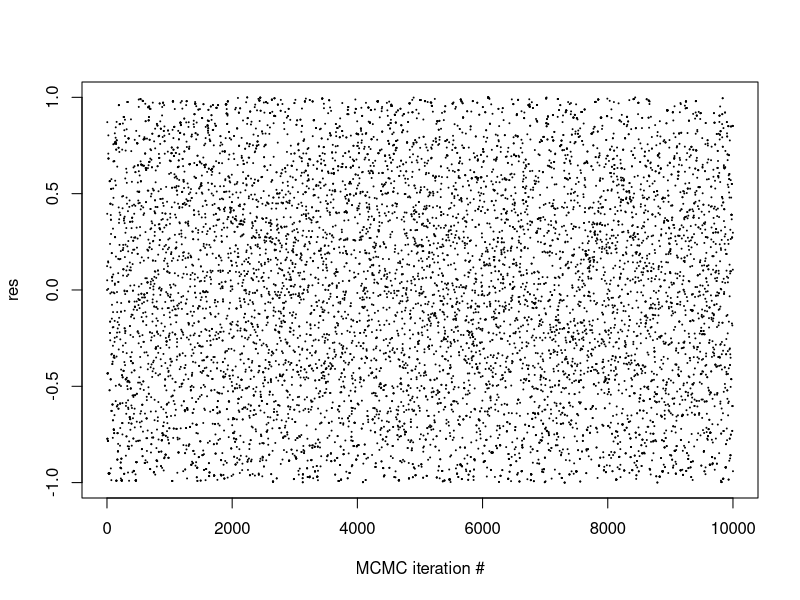
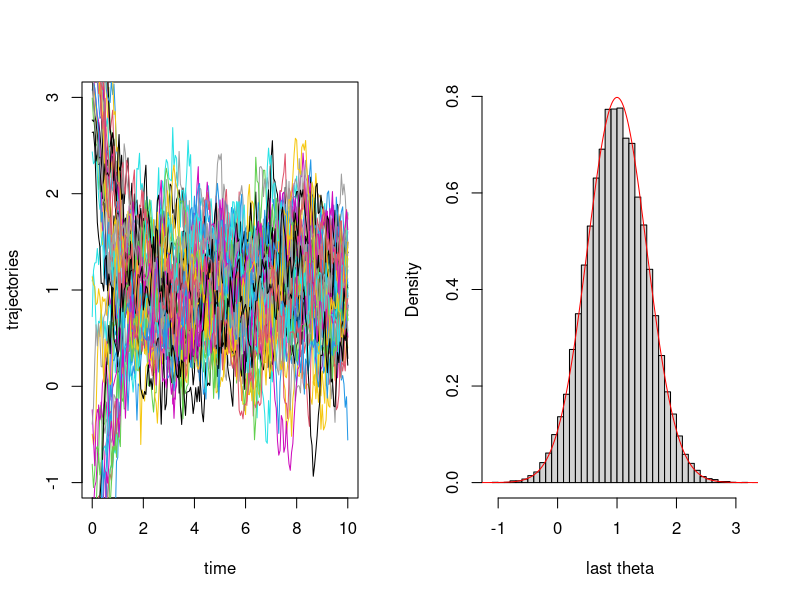
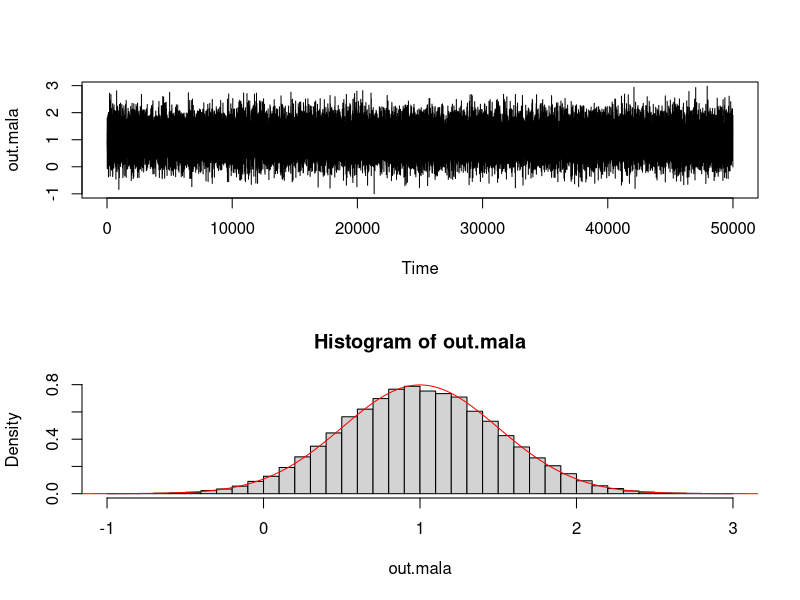
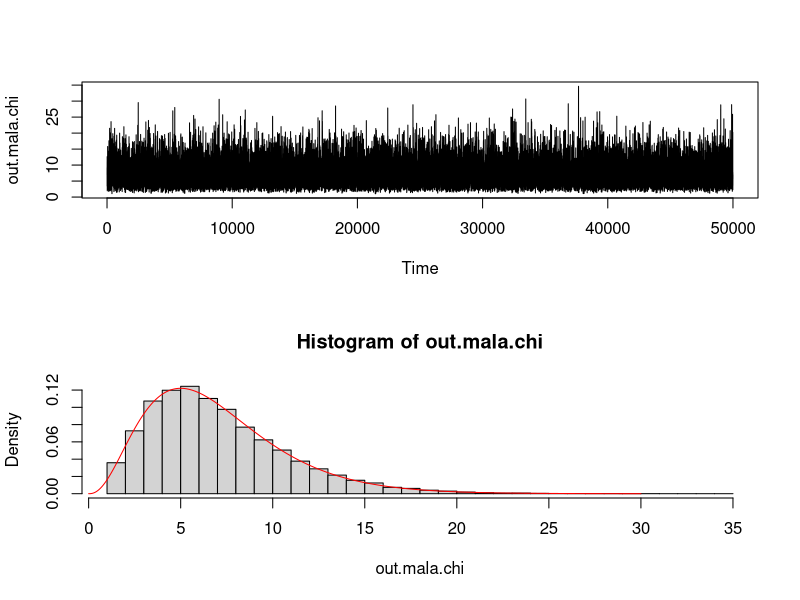
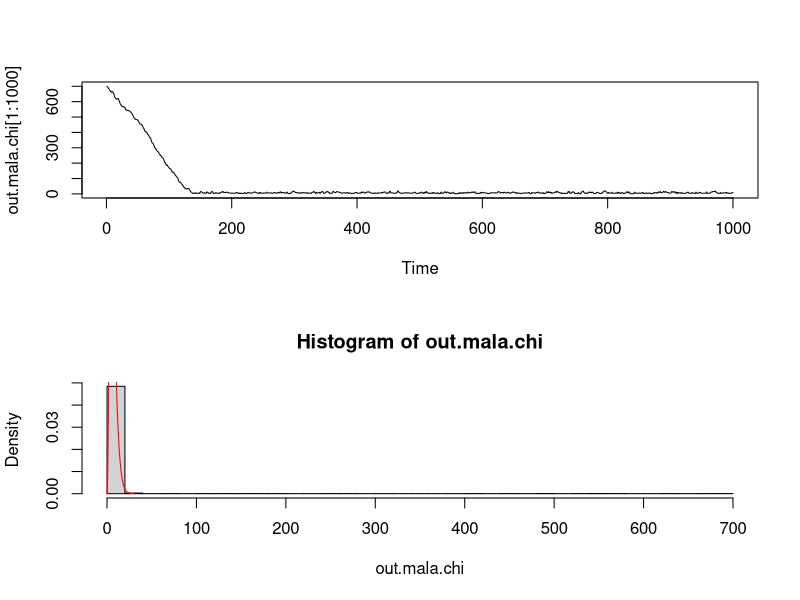
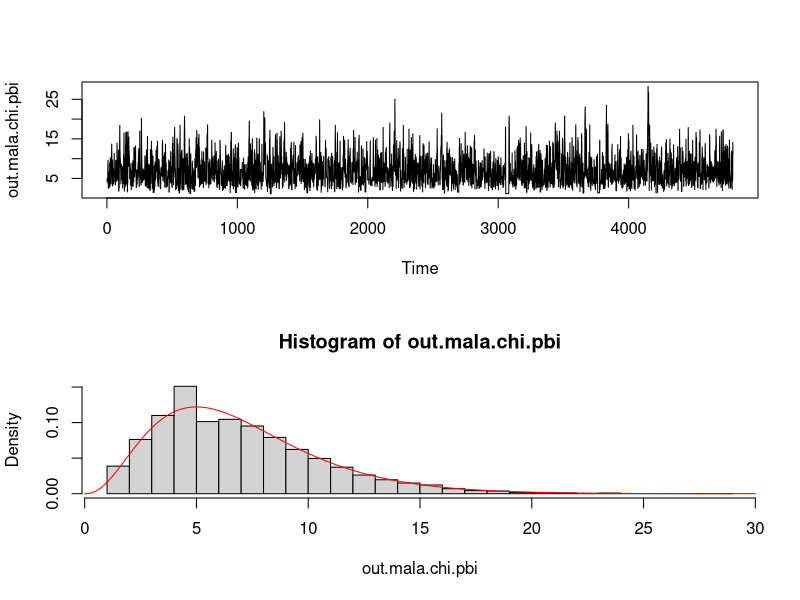
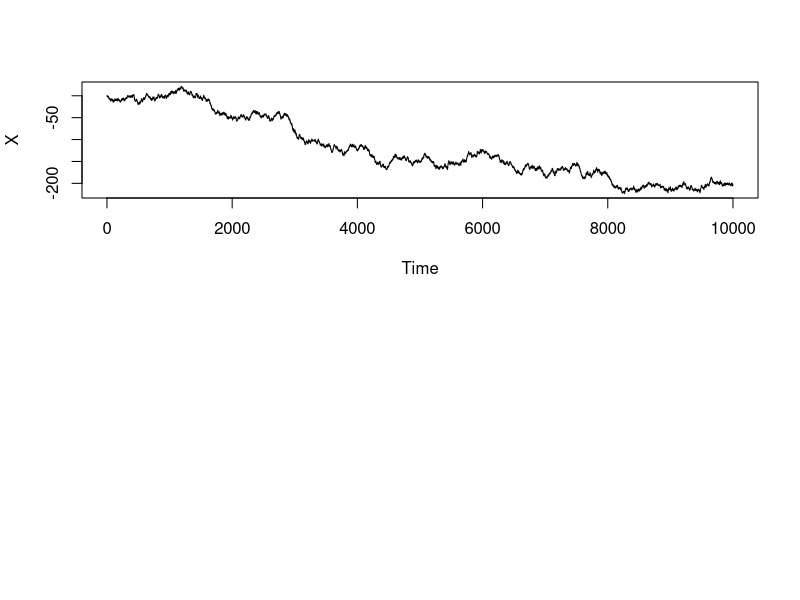
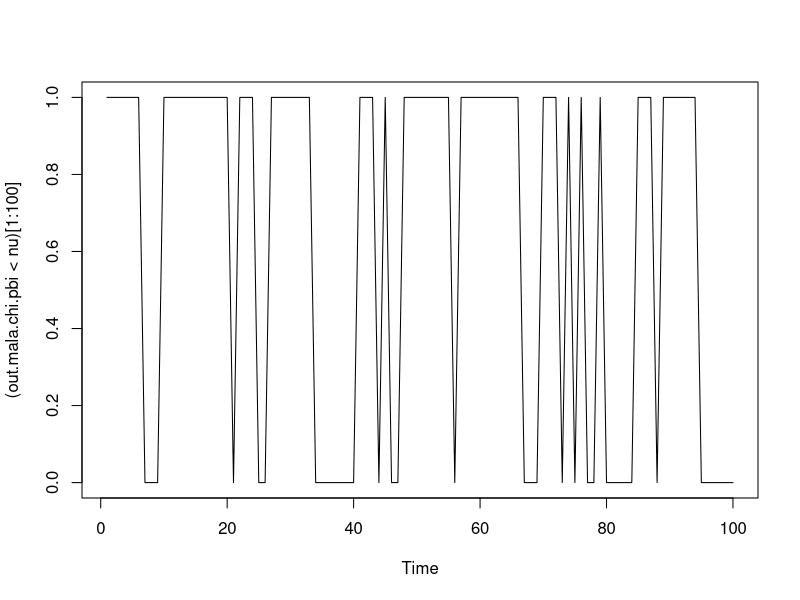

Write the R code that produced these figures, in order.
#
# Illustration of the independence MH sampler
#

# uniform(-1,1) target, normal(0,sd=sigma) proposal 
target_prob <- function(theta){return(dunif(theta,min=-1))}

n.iter <- 10000
sigma <- 0.7 # change to illustrate pathological effects
res <- numeric(n.iter)
# allocate memory
res[1] <- 0.0
# old importance weight
wt.old <- target_prob(res[1])/dnorm(res[1],sd=sigma)
Nacc <- 0
for(i in 2:n.iter){
  # proposal (note, independent of past)
  thetaStar <- rnorm(1,sd=sigma)
  # new importance weight
  wt.star <- target_prob(thetaStar)/dnorm(thetaStar,sd=sigma)
  
  # accept probability
  alpha <- min(1.0,wt.star/wt.old)
  # accept/reject
  if(runif(1)<alpha){
    res[i] <- thetaStar
    wt.old <- wt.star
    Nacc <- Nacc+1
  } else {
    res[i] <- res[i-1]
  }
}
print(paste0("accept rate : ",Nacc/n.iter))
plot(res,pch=20,cex=0.1,xlab="MCMC iteration #")

#
# Langevin diffusion limit targeting a N(mu,sigma^2)
# corresponding to \nabla log g(theta) = -(theta-mu)/(sigma^2)
T <- 10 # length of interval
nstep <- 200 # vary this one
Delta <- T/(nstep)
ntraj <- 50000

mu <- 1.0
sigma <- 0.5
ssq <- sigma^2

theta <- matrix(0.0,ntraj,nstep+1)
theta[,1] <- rnorm(ntraj,mean=mu,sd=10*sigma) # initial distribution
# simulate process
for(i in 2:(nstep+1)){
  theta[,i] <- theta[,i-1] + 0.5*Delta*(-(theta[,i-1]-mu)/ssq) +
    sqrt(Delta)*rnorm(ntraj)
}
par(mfrow=c(1,2))
plot((0:nstep)*Delta,theta[1,],
     type="l",
     ylim=c(mu-4*sigma,mu+4*sigma),
     xlab="time",
     ylab="trajectories")
for(ii in 2:50){
  lines((0:nstep)*Delta,theta[ii,],col=ii)
}

hist(theta[,nstep+1],probability = TRUE,
     breaks=51,ylim=c(0,dnorm(mu,mu,sigma)),
     xlab = "last theta",main="")

xg <- seq(from=mu-5*sigma,to=mu+5*sigma,length.out = 1000)
lines(xg,dnorm(xg,mean=mu,sd=sigma),col="red")
sd(theta[,nstep+1])

#
# illustration of the MALA for general 1-D target distribution
#
rm(list=ls())

#Normal test case, returns both lprob and gradient
mu <- 1.0
sigma <- 0.5
lp_gauss <- function(theta){
  return(list(
    lp=-(theta-mu)^2/(2*sigma^2), # log-target (i.e. log g)
    grad=-(theta-mu)/(sigma^2) # log-g gradient
  ))
}


oneDMALA <- function(lp_grad, 
                     theta1 = 0.0,
                     Delta = 0.5,
                     n.iter=10000){
  
  # storage
  out <- numeric(n.iter)
  out[1] <- theta1
  old.lpg <- lp_grad(theta1)
  
  Nacc <- 0
  
  for( i in 2:n.iter){
    # proposal
    thetaStar <- out[i-1] + 0.5*Delta*old.lpg$grad +
      sqrt(Delta)*rnorm(1)
    # new eval at proposal
    new.lpg <- lp_grad(thetaStar)
    
    # proposal density forward
    lqf <- dnorm(thetaStar,mean = out[i-1] + 0.5*Delta*old.lpg$grad,
                 sd = sqrt(Delta),log=TRUE)
    # proposal density backward
    lqb <- dnorm(out[i-1],mean = thetaStar + 0.5*Delta*new.lpg$grad,
                 sd = sqrt(Delta),log=TRUE)
    
    # accept probability
    alpha <- exp(min(0.0,
                     new.lpg$lp + lqb # numerator
                     -old.lpg$lp - lqf # denominator
                     ))
    
    if(runif(1)<alpha && is.finite(alpha)){
      out[i] <- thetaStar
      old.lpg <- new.lpg
      Nacc <- Nacc + 1
    } else {
      out[i] <- out[i-1]
    }
    
  } # main iteration loop
  print(paste0("MALA done, accept rate :",Nacc/(n.iter-1)))
  return(out)
} # function

par(mfrow=c(2,1))
out.mala <- oneDMALA(lp_gauss,theta1=mu,Delta=0.7,n.iter = 50000)
ts.plot(out.mala)
hist(out.mala,probability = TRUE,breaks=30)
xg <- seq(from=mu-5*sigma,to=mu+5*sigma,length.out = 1000)
lines(xg,dnorm(xg,mean=mu,sd=sigma),col="red")

# try a chi^2-distribution with nu df

nu <- 7.0
lp_chisq <- function(theta){
  if(theta<=0.0) return(list(lp=-1e100,grad=0.0))
  return(list(
    lp = (0.5*nu-1)*log(theta) - 0.5*theta, # log-density kernel
    grad = (0.5*nu-1)/theta - 0.5 # gradient of log-density
  ))
}
out.mala.chi <- oneDMALA(lp_chisq,theta1=nu,Delta=30.0,n.iter = 50000)
ts.plot(out.mala.chi)
hist(out.mala.chi,probability = TRUE,breaks=30)
xg <- seq(from=0,to=30,length.out = 1000)
lines(xg,dchisq(xg,df=nu),col="red")


#
# Burn-in / warmup
#

# in general, we do not know very well where to start the 
# MCMC simulation, hence the first part of the simulation
# is typically spent "locating" the high density region


out.mala.chi <- oneDMALA(lp_chisq,theta1=100*nu,Delta=20.0,
                         n.iter = 5000)
ts.plot(out.mala.chi[1:1000])
hist(out.mala.chi,probability = TRUE,breaks=30)
xg <- seq(from=0,to=30,length.out = 1000)
lines(xg,dchisq(xg,df=nu),col="red")

# throw away the first 200 samples as burn-in
# "the transient regime"
out.mala.chi.pbi <- out.mala.chi[201:length(out.mala.chi)]
ts.plot(out.mala.chi.pbi)
hist(out.mala.chi.pbi,probability = TRUE,breaks=30)
xg <- seq(from=0,to=30,length.out = 1000)
lines(xg,dchisq(xg,df=nu),col="red")
# now, the remaining chain looks stable
# only the stationary regime remains

#
# Effective sample size
# 

# from exercise set 5
ESS <- function(x){ return(as.numeric(coda::effectiveSize(x))) }
ESS(out.mala.chi.pbi)
ESS(out.mala.chi.pbi)/length(out.mala.chi.pbi) #not too bad


ESS(oneDMALA(lp_gauss,theta1=mu,Delta=1.0*0.7,n.iter = 5000))




# lets see what happens if we do not have stationarity:
# Random walk
X <- cumsum(c(0,rnorm(9999)))
ts.plot(X)
ESS(X)
ESS(X)/length(X)



#
# ESS of transformed output
#
# wish to calculate second moment E(X^2) of chi^2 variable with
# nu=7 df (should be 2*nu+nu^2 = 63)

# estimate
mean(out.mala.chi.pbi^2)

ess <- ESS(out.mala.chi.pbi^2) # ESS of estimate
sdev <- sd(out.mala.chi.pbi^2) 
sdev/sqrt(ess) # standard deviation of estimate

# error in estimate
mean(out.mala.chi.pbi^2) - (2*nu+nu^2)

#
# probability of X<nu = pchisq(q=nu,df=nu) = 0.5711201
#

# estimate 
mean(out.mala.chi.pbi<nu)

# for illustration
par(mfrow=c(1,1))
ts.plot((out.mala.chi.pbi<nu)[1:100])

ess <- ESS(as.numeric(out.mala.chi.pbi<nu))
sdev <- sd(as.numeric(out.mala.chi.pbi<nu))
sdev/sqrt(ess) # standard deviation of estimate

# error in estimate
pchisq(q=nu,df=nu)-mean(out.mala.chi.pbi<nu)



#
# convergence tests 
#
library(coda)
#
# Geweke (single chain test)
#
# make an mcmc object used by the coda package
chain.mcmc <- mcmc(data=out.mala.chi.pbi)
varnames(chain.mcmc) <- "theta"
# returns z-score (to be compared two-sided with standard normal)
geweke.diag(chain.mcmc)
# check if we should discard more burn-in
geweke.plot(chain.mcmc) 

# same exercise with random walk
rw.mcmc <- mcmc(cumsum(c(0,rnorm(9999))))
varnames(rw.mcmc) <- "RW"
geweke.diag(rw.mcmc)
geweke.plot(rw.mcmc)

#
# Gelman-Rubin (ANOVA type test)
#
# requires multiple independent chains
chain <- oneDMALA(lp_chisq,theta1=100*nu,Delta=20.0,
                         n.iter = 5000)
mcmc1 <- mcmc(chain)
varnames(mcmc1) <- "theta"

chain <- oneDMALA(lp_chisq,theta1=100*nu,Delta=20.0,
                  n.iter = 5000)
mcmc2 <- mcmc(chain)
varnames(mcmc2) <- "theta"

chain <- oneDMALA(lp_chisq,theta1=100*nu,Delta=20.0,
                  n.iter = 5000)
mcmc3 <- mcmc(chain)
varnames(mcmc3) <- "theta"

chain <- oneDMALA(lp_chisq,theta1=100*nu,Delta=20.0,
                  n.iter = 5000)
mcmc4 <- mcmc(chain)
varnames(mcmc4) <- "theta"

#make mcmc.list object
ml <- mcmc.list(mcmc1,mcmc2,mcmc3,mcmc4)
summary(ml)

gelman.diag(ml)
gelman.plot(ml)


#
# the same with random walk
#
rw.ml <- mcmc.list(mcmc(cumsum(c(0,rnorm(9999)))),
                   mcmc(cumsum(c(0,rnorm(9999)))),
                   mcmc(cumsum(c(0,rnorm(9999)))),
                   mcmc(cumsum(c(0,rnorm(9999)))))

gelman.diag(rw.ml)
gelman.plot(rw.ml)
